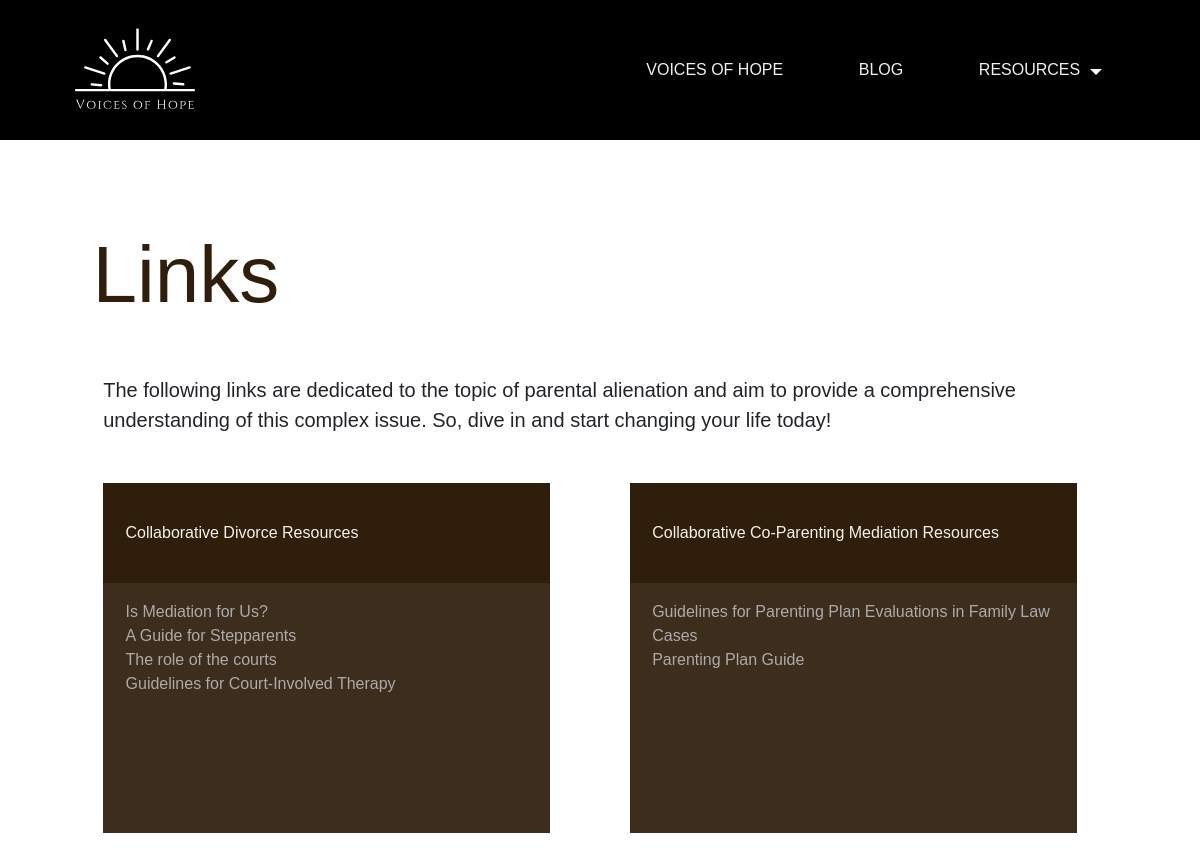
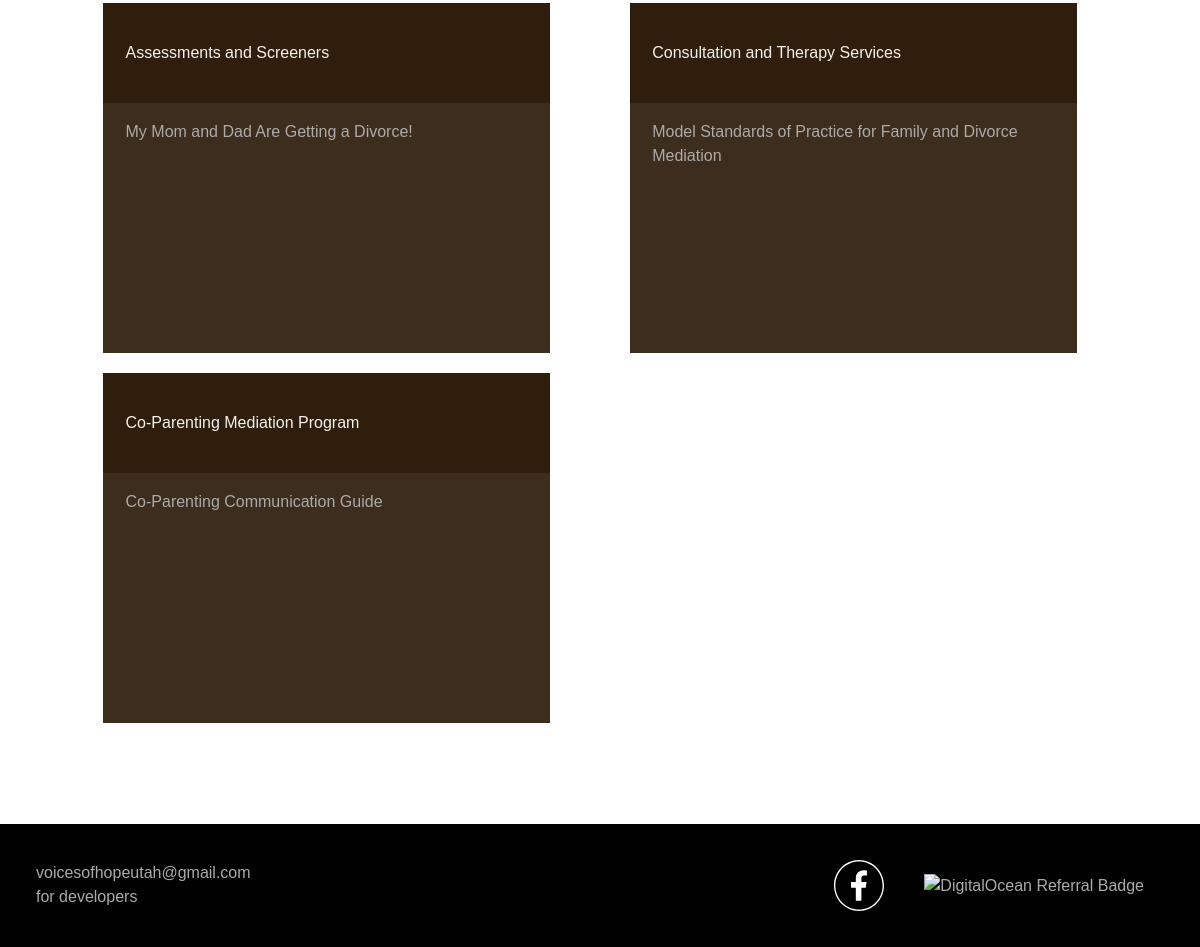
Screenshot of /links with the database file from the repository (2 pictures, top to bottom).
### core/models.py (models this page shows, shortened)
class Link(models.Model):
    Collaborative_Divorce_Resources = 'Collaborative Divorce Resources'
    Collaborative_CoParenting_Mediation_Resources = 'Collaborative Co-Parenting Mediation Resources'
    Assessments_and_Screeners = 'Assessments and Screeners'
    Consultation_and_Therapy_Services = 'Consultation and Therapy Services'
    CoParenting_Mediation_Program = 'Co-Parenting Mediation Program'
    LINKS_OPTIONS = [
        (Collaborative_Divorce_Resources, Collaborative_Divorce_Resources),
        (Collaborative_CoParenting_Mediation_Resources, Collaborative_CoParenting_Mediation_Resources),
        (Assessments_and_Screeners, Assessments_and_Screeners),
        (Consultation_and_Therapy_Services, Consultation_and_Therapy_Services),
        (CoParenting_Mediation_Program, CoParenting_Mediation_Program)
    ]
    title = models.CharField(max_length=50, choices=LINKS_OPTIONS, verbose_name='Title name')
    url_title = models.CharField(max_length=100, verbose_name='Link title')
    url = models.CharField(max_length=100, verbose_name='Url of link')
    class Meta:
        verbose_name = 'Link'

### core/views.py (the view)
# urls.py: path('links', views.links_view, name='links'),
def links_view(request):
    template = f"{resources_path}/links.html"
    data = {
        "title": "Resources of Hope",
        "menu": menu,
        'links': Link.objects.all(),
        'links_sections': [
            'Collaborative Divorce Resources', 'Collaborative Co-Parenting Mediation Resources',
            'Assessments and Screeners', 'Consultation and Therapy Services', 'Co-Parenting Mediation Program'
        ]
    }
    return render(request, template, context=data)

### templates/pages/resources-blocks/links.html
{% extends "base.html" %}
{% block content %}
<div id="links-section" class="resources">
    <h1 class="title color">Links</h1>
    <p class="page-description">
        The following links are dedicated to the topic of parental alienation
        and aim to provide a comprehensive understanding of this complex issue.
        So, dive in and start changing your life today!
    </p>
    <div id='links' class="resources-content">
        {% for link_section in links_sections %}
        <div class="link">
            <h4 class="second-color b-color">{{ link_section }}</h4>
            <div class="link-content">
                {% for link in links %}
                {% if link.title == link_section %}
                <a href="{{ link.url }}">{{ link.url_title}}</a>
                {% endif %}
                {% endfor %}
            </div>
        </div>
        {% endfor %}
    </div>
</div>
{% endblock %}

### static/css/resources.css (style rules this page uses)
.resources { padding: 5%; min-height: 90vh; }
.resources-content { padding: 2% 4%; }
#links { display: flex; flex-wrap: wrap; justify-content: space-between; }
.link { min-height: 350px; margin: 0 2% 2% 0; width: 45%; background-color: #2e1e0bed; }
.link h4 { padding: 5%; height: 100px; display: flex; align-items: center; font-size: unset; }
.link-content { padding: 2% 5%; display: flex; flex-direction: column; }

### static/css/style.css (style rules this page uses)
body { font-family: "Cinzel", sans-serif; }
.title { font-size: 80px; padding: 3%; }
.page-description { font-size: 20px; padding: 1% 4%; }
h1 { font-size: x-large; }
p { font-size: 16px; }
a { color: #ababab;text-decoration: none; }
.color { color: #2e1e0b; }
.second-color { color: #F4F1EC; }
.b-color { background-color: #2e1e0b; }

### rows the page displays
Link: url_title "Is Mediation for Us?"
Link: url_title "A Guide for Stepparents"
Link: url_title "The role of the courts"
Link: url_title "Guidelines for Court-Involved Therapy"
Link: url_title "Guidelines for Parenting Plan Evaluations in Family Law Cases"
Link: url_title "Parenting Plan Guide"
Link: url_title "My Mom and Dad Are Getting a Divorce!"
Link: url_title "Model Standards of Practice for Family and Divorce Mediation"
Link: url_title "Co-Parenting Communication Guide"

### other values shown
{{ key }} "VOICES OF HOPE" "BLOG"
{{ key }} "RESOURCES"
{{ link_section }} "Collaborative Divorce Resources" "Collaborative Co-Parenting Mediation Resources" "Assessments and Screeners" "Consultation and Therapy Services" "Co-Parenting Mediation Program"
